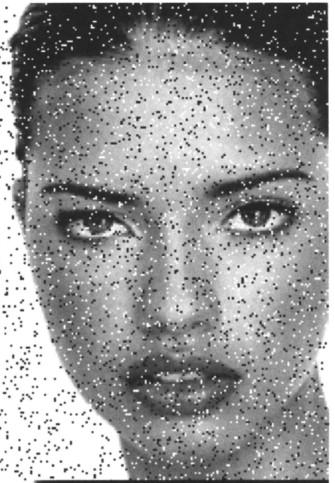
#> input picture saa.jpeg, 335 x 483 px
$ python 'zero padding with median.py'
#> lines starting #> are read from the running program, lines starting #| are printed output that depends on the picture; after the words box and inside, x2 and y2 are one past the last pixel; in counts of white or black regions, pixels touching at a corner belong together


import cv2

import numpy as np

#surface padding......

img = cv2.imread("saa.jpeg")
#> img is the input picture: shape (483, 335, 3); min 18, max 255, mean 150.9
img1 = cv2.imread("saa.jpeg",0)
#> img1: shape (483, 335); min 18, max 255, mean 150.9

fil = np.array(([0,0,0,0,0],
               [0,0,0,0,0],
               [0,0,0,0,0],
               [0,0,0,0,0],
               [0,0,0,0,0]))

rows = img.shape[0] +4
#> rows = 487
columns = img.shape[1] +4
#> columns = 339


zero_padding_img = np.zeros((rows , columns))

for img_row in range(img.shape[0]):
    for img_col in range(img.shape[1]):
        zero_padding_img[img_row+2][img_col+2] = img1[img_row][img_col]
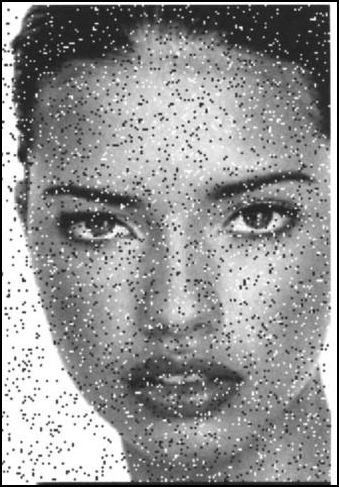
#> zero_padding_img: shape (487, 339) float64; min 0, max 255, mean 147.9


for img_row in range(img.shape[0]):
    for img_col in range(img.shape[1]):

        for k in range(5):
            for l in range(5):

                fil[k][l] = zero_padding_img[img_row+k , img_col+l]


        img1[img_row][img_col] = np.median(fil)
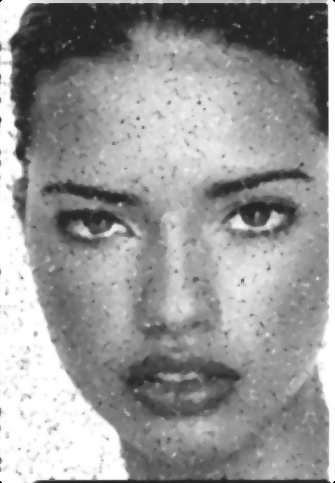
#> img1: shape (483, 335); min 0, max 255, mean 151.6
#> after the loop, fil = [[254, 255, 253, 0, 0], [255, 255, 254, 0, 0], [255, 255, 255, 0, 0], [0, 0, 0, 0, 0], [0, 0, 0, 0, 0]]

print(img.shape)
#| (483, 335, 3)
print(img)
#> (printed output is left out)


cv2.imshow("orignal image", img)
cv2.imshow("zero image", zero_padding_img)
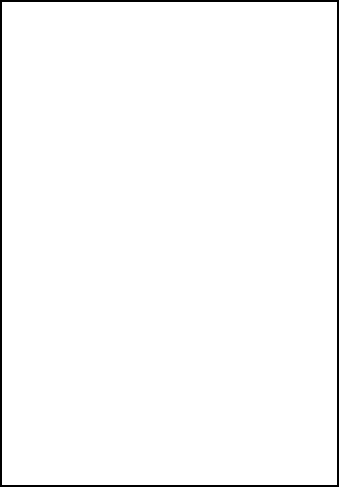
#> window 'zero image': shape (487, 339); 98% white; 1 black region, box (x1, y1, x2, y2) and area: (0, 0, 339, 487) 3288
cv2.imshow("filtered image", img1)
cv2.waitKey(0)
cv2.destroyAllWindows()

$ run again, with ali.jpg copied over saa.jpeg
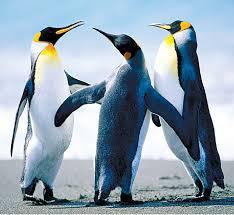
#> input picture ali.jpg, 234 x 215 px
#> img is the input picture: shape (215, 234, 3); mean B, G, R 176.6, 162.4, 145
#> after the loop `for img_row in range(img.shape[0]):`:
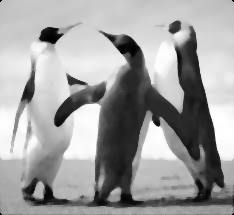
#> img1: shape (215, 234); min 0, max 255, mean 159
#> after the loop `for img_row in range(img.shape[0]):`: fil = [[201, 139, 137, 0, 0], [121, 139, 132, 0, 0], [235, 222, 210, 0, 0], [0, 0, 0, 0, 0], [0, 0, 0, 0, 0]]
#| (215, 234, 3)
#> (printed output is left out)
#> `cv2.imshow("zero image", zero_padding_img)`:
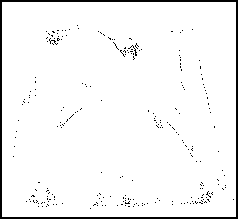
#> window 'zero image': shape (219, 238); 95.7% white; 241 black regions (240 under 20 px), largest, box (x1, y1, x2, y2) and area: (0, 0, 238, 219) 1812
